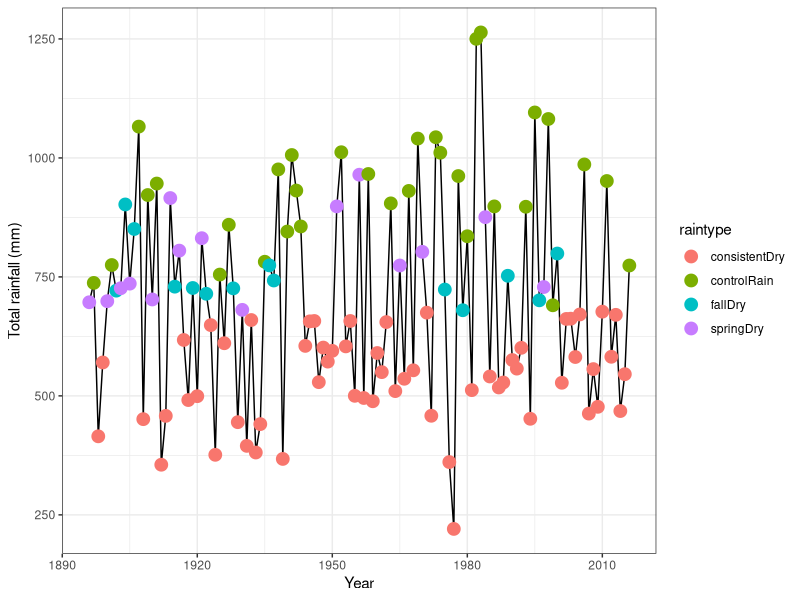
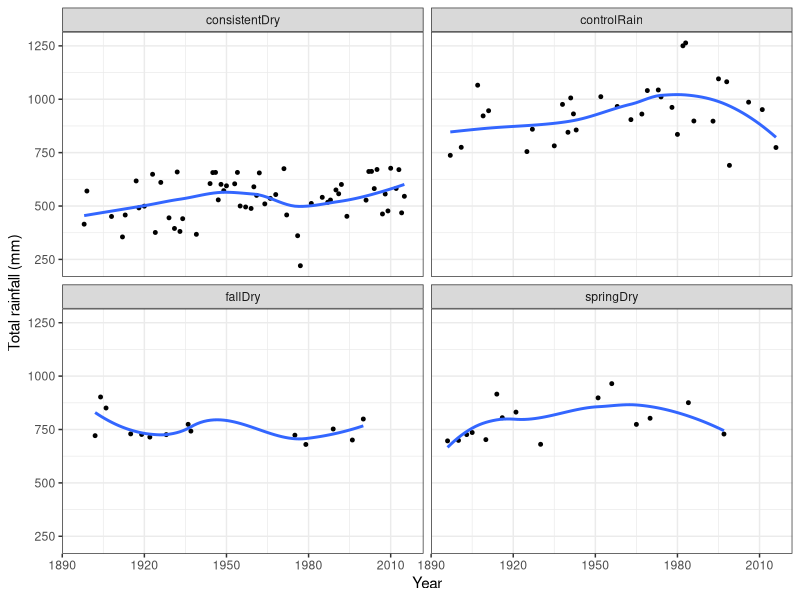

The R source for these figures, in order: (Note: this script raises an error after producing the figures.)
### Historical projects for Browns Valley ###
library(tidyverse)
library(lubridate)

## Pull in the prism data and clean
rain <- read_csv("Data/PRISM_brownsvalley_long.csv", skip = 10) %>%
  mutate(ppt = `ppt (inches)`*2.54*10) %>%
  separate(Date, c("year", "month")) %>%
  mutate(year = as.numeric(year),
         month = as.numeric(month)) %>%
  mutate(year = ifelse(month == 12 | month == 11 | month == 10 | month == 9, year + 1, year)) %>%
  mutate(season = "Early",
         season = ifelse(month == 2 | month == 3 | month == 4, "Late", season)) %>%
  filter(month != 5, month != 6, month!= 7, month != 8)

## Summarize by year 
## Using 50% as the cutoff 
rainsummary <-  rain %>%
  group_by(year, season) %>%
  summarize(ppt = sum(ppt)) %>%
  spread(season, ppt) %>%
  mutate(Total = Early + Late) 

## check rainfall patterns for site description
last50 <- rainsummary %>%
  filter(year%in%c(1967:2016))
  
rainsummary <- rainsummary %>%
  mutate(raintype = "controlRain",
         raintype = ifelse(Early < quantile(rainsummary$Early, .5), "fallDry", raintype),
         raintype = ifelse(Late < quantile(rainsummary$Late, .5), "springDry", raintype),
         raintype = ifelse(Total < quantile(rainsummary$Total, .5), "consistentDry", raintype)) 


## Visualize the rainfall scenarios
#pdf("Rainfal history.pdf", width = 10, height = 8)
ggplot(rainsummary, aes(x=year, y=Total))  + geom_line()+
  geom_point(aes(color = raintype), size = 4) + theme_bw() + labs(x="Year", y="Total rainfall (mm)")
#dev.off()

## Look at if and how scenarios are changing through time
ggplot(rainsummary, aes(x=year, y=Total))  + 
  geom_point(size = 1) + theme_bw() + labs(x="Year", y="Total rainfall (mm)") +
  facet_wrap(~raintype) + geom_smooth(se=F)



### CREATE A FUNCTION THAT SETS VARIABLE PARAMETERS ACROSS TIMESTEPS ####
variable.par <- function(model.dat, trtselect, t.num){
  par = as.data.frame(matrix(NA, nrow=t.num, ncol=7))
  colnames(par) = c("Alambda", "AaiE", "AaiA", "Elambda", "EaiE", "EaiA", "treatment")
  for (i in 1:(t.num)){
    myparams <- subset(model.dat, treatment == trtselect[i])
    par$Alambda[i] <- as.numeric(subset(myparams, species == "Avena")[5])
    par$AaiE[i] <- as.numeric(subset(myparams, species == "Avena")[4])
    par$AaiA[i] <- as.numeric(subset(myparams, species == "Avena")[3])
    par$Elambda[i] <- as.numeric(subset(myparams, species == "Erodium")[5])
    par$EaiE[i] <- as.numeric(subset(myparams, species == "Erodium")[4])
    par$EaiA[i] <- as.numeric(subset(myparams, species == "Erodium")[3])
    par$treatment[i] <- as.character(trtselect[i])
    
  }
  return(par)
}

## set terms for the projection
varPar = variable.par(model.dat, rainsummary$raintype, t.num = nrow(rainsummary))
t.num = nrow(rainsummary)

N = as.data.frame(matrix(NA, nrow=t.num, ncol=2))
colnames(N) = c("Na", "Ne")
N[1,] =c(1002.06748, 10)

vartreatment <- varPar$treatment
vartreatmentprev <- c(NA, vartreatment[1:t.num-1])

## run the projection
variable.out <- cbind(growth(N, varPar, t.num), vartreatment, vartreatmentprev) %>%
  tbl_df() 

variable.out <- variable.out %>%
  mutate(time = as.numeric(row.names(variable.out)))

## Clean up the labels
variable.out2 <- variable.out %>%
  gather(species, count, Na:Ne) %>%
  tbl_df() %>%
  mutate( species2 = ifelse(species == "Ne", "Erodium", "Avena")) %>%
  mutate(vartreatment=ordered(vartreatment, levels = c(fallDry="fallDry", consistentDry="consistentDry", springDry="springDry", controlRain="controlRain"))) %>%
  mutate(vartreatmentprev=ordered(vartreatmentprev, levels = c(fallDry="fallDry", consistentDry="consistentDry", springDry="springDry", controlRain="controlRain")))

#pdf("Variable_Projection.pdf", width = 8, height = 6)
ggplot(variable.out2, aes(x=time, y=(count), color = species)) + geom_line(size = 4) + 
  theme_bw() +  theme(text = element_text(size = 24), legend.position = "none",
                      panel.grid.major = element_blank(), panel.grid.minor = element_blank()) +  scale_y_log10() + #scale_y_log10(limits=c(.1, 1200), breaks = c(1, 10, 100, 1000)) +
  labs(y=expression(paste("Count (individuals/m"^"2",")")), x = "Time step")  + scale_color_manual(values = c("tan3", "darkgreen")) # +
#dev.off()  
#geom_hline(yintercept = 1) + geom_hline(yintercept = 10)#+ 
  #ggtitle("Variable rainfall")


simco <- variable.out2 %>%
  dplyr::filter(time > 20) %>%
  mutate(species = species2) %>%
  dplyr::select(-species2)





###  ERODIUM MONOCULTURE
## set terms for the projection
varPar = variable.par(model.dat, rainsummary$raintype, t.num = nrow(rainsummary))
t.num = nrow(rainsummary)

N = as.data.frame(matrix(NA, nrow=t.num, ncol=2))
colnames(N) = c("Na", "Ne")
N[1,] =c(0, 30)

### CREATE A FUNCTION THAT RUNS THE MODEL for just ERO
growthEROmono = function(N, par.dat, t.num){
  for (i in 1:(t.num-1)){
    N$Na[i+1] = 0
    #  N$Na[i+1] =ifelse(N$Na[i +1] == 1, 0, N$Na[i + 1])
    N$Ne[i+1] = es*(1-eg)*N$Ne[i] + exp(log((N$Ne[i]*eg + 1))*par.dat$Elambda[i]/(1 + par.dat$EaiE[i]*log((N$Ne[i]*eg + 1)) + par.dat$EaiA[i]*log(N$Na[i]*ag + 1))) -1
    # N$Ne[i+1] =ifelse(N$Ne[i +1] == 1, 0, N$Ne[i + 1])
  }
  return(N)
}

eroMONO <- growthEROmono(N, varPar, t.num) %>%
  tbl_df()
eroMONO$timestep <- as.numeric(row.names(eroMONO))
  
ggplot(eroMONO, aes(x=timestep, y=Ne)) + geom_line()  
ggplot(subset(variable.out2, species == "Ne"), aes(x=time, y=count)) + geom_line()  



###  AVENA MONOCULTURE
## set terms for the projection
varPar = variable.par(model.dat, rainsummary$raintype, t.num = nrow(rainsummary))
t.num = nrow(rainsummary)

N = as.data.frame(matrix(NA, nrow=t.num, ncol=2))
colnames(N) = c("Na", "Ne")
N[1,] =c(1000, 0)


### CREATE A FUNCTION THAT RUNS THE MODEL for just ERO
### CREATE A FUNCTION THAT RUNS THE MODEL for just ERO

### CREATE A FUNCTION THAT RUNS THE MODEL
growthAVmono = function(N, par.dat, t.num){
  for (i in 1:(t.num-1)){
    N$Na[i+1] = as*(1-ag)*N$Na[i] + exp(log(N$Na[i]*ag+1)*par.dat$Alambda[i]/(1 + par.dat$AaiE[i]*log((N$Ne[i] + 1)*eg) +  par.dat$AaiA[i]*log(N$Na[i]*ag + 1))) -1
    #  N$Na[i+1] =ifelse(N$Na[i +1] == 1, 0, N$Na[i + 1])
    N$Ne[i+1] = 0
    # N$Ne[i+1] =ifelse(N$Ne[i +1] == 1, 0, N$Ne[i + 1])
  }
  return(N)
}


avMONO <- growthAVmono(N, varPar, t.num) %>%
  tbl_df()
avMONO$timestep <- as.numeric(row.names(avMONO))


ggplot(avMONO, aes(x=timestep, y=Na)) + geom_line()  
ggplot(subset(variable.out2, species == "Na"), aes(x=time, y=count)) + geom_line()  

